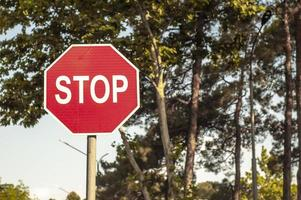
#> input picture stopsign.jpg, 301 x 200 px
$ python stopsign.py
#> lines starting #> are read from the running program, lines starting #| are printed output that depends on the picture
import cv2
import matplotlib.pyplot as plt

img = cv2.imread('stopsign.jpg')
#> img is the input picture: shape (200, 301, 3); mean B, G, R 91.3, 105.3, 123.6
img_rgb = cv2.cvtColor(img, cv2.COLOR_BGR2RGB)
img_gray = cv2.cvtColor(img, cv2.COLOR_BGR2GRAY)
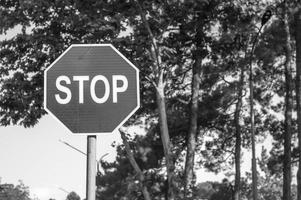
#> img_gray: shape (200, 301); min 1, max 255, mean 109.2

stop_data = cv2.CascadeClassifier('stop_sign.xml')

found = stop_data.detectMultiScale(img_gray, minSize=(20, 20))
#> found = [[39, 36, 107, 107]]
amount_found = len(found)
#> amount_found = 1

if amount_found != 0:

    for(x, y, width, height) in found:
        cv2.rectangle(img_rgb, (x, y), (x + width, y + height), (0, 0, 255), 5)
#> this loop made 1 pass
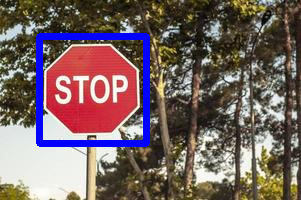
#> img_rgb: shape (200, 301, 3); mean R, G, B 117.9, 99.8, 99.2

plt.subplot(1, 1, 1)
plt.imshow(img_rgb)
plt.show()
